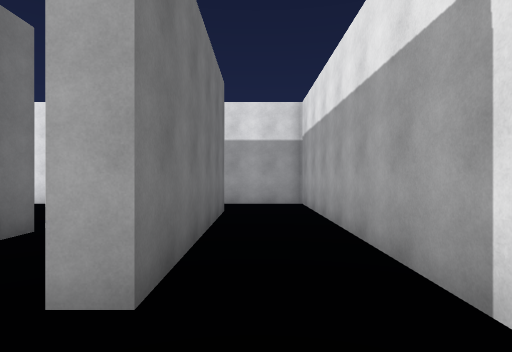
View 1 (above)

24 first-person views from a walk through a Unity game level. The camera is 1.5 m above the floor, looks level and sees 80° across. The floor is counted in squares, 2 m on a side. Each view is taken from the middle of a square. On the plan, view 1 faces up. The plan holds only what a view shows up to about 10 squares ahead; the rest is blank. The player character is not drawn. Some animated figures are not drawn.

View 2
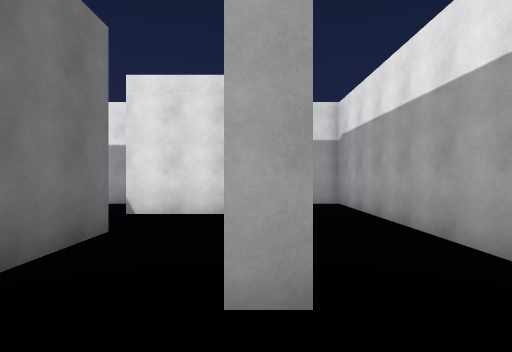

View 3
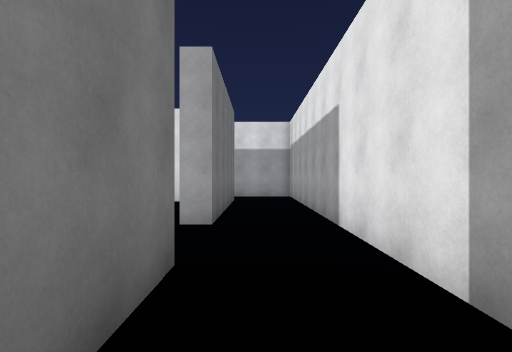

View 4
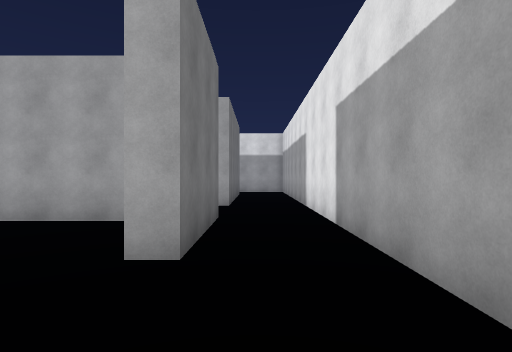

View 5
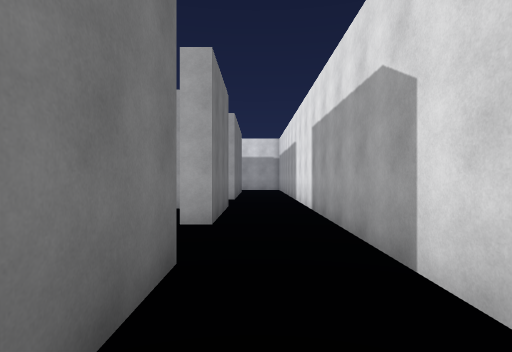

View 6
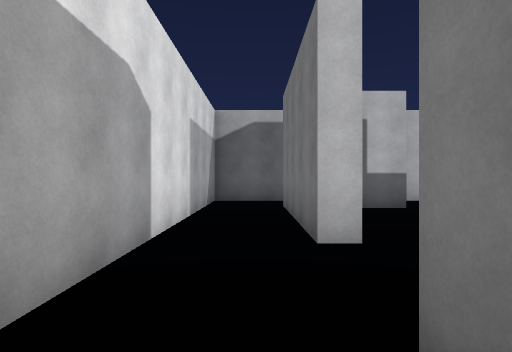

View 7
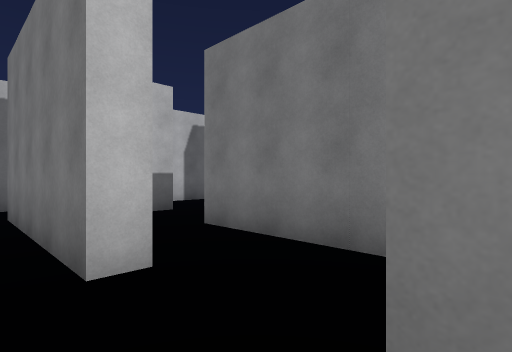

View 8
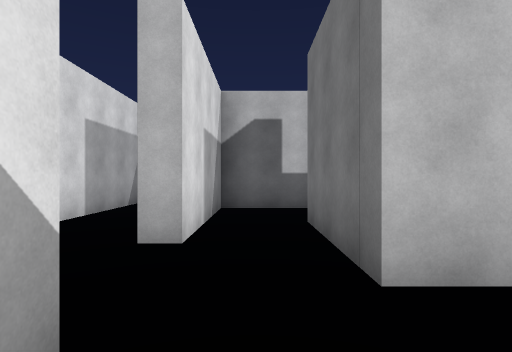

View 9
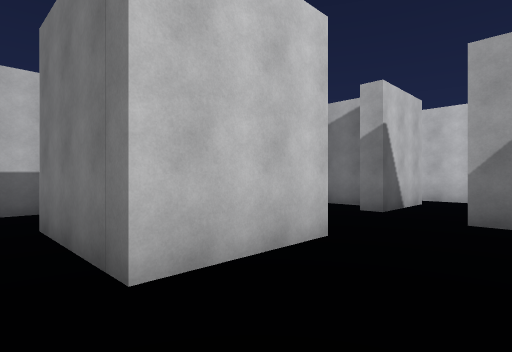

View 10
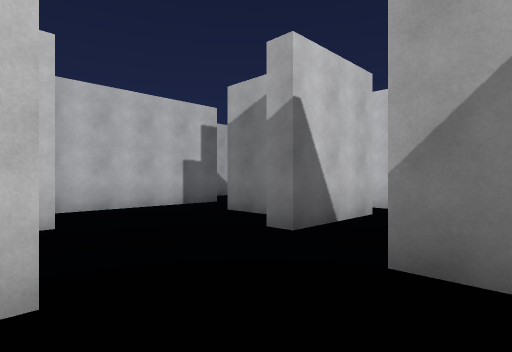

View 11
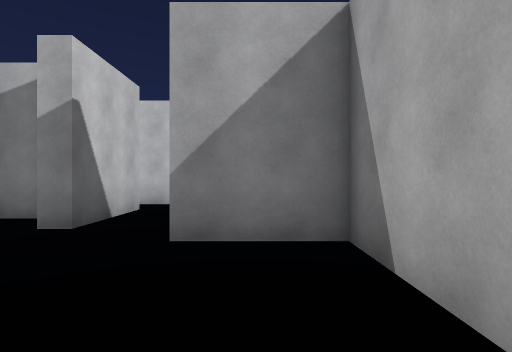

View 12
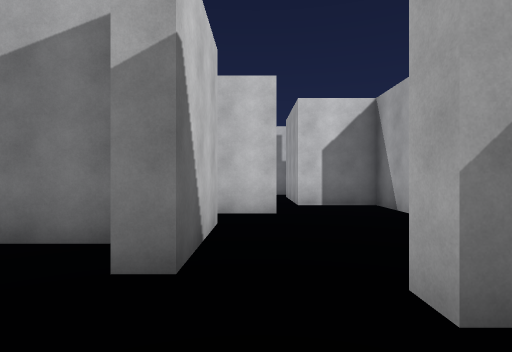

View 13
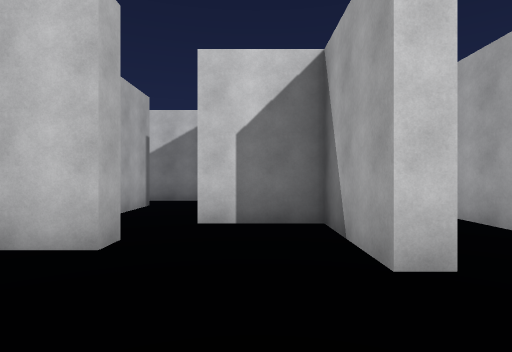

View 14
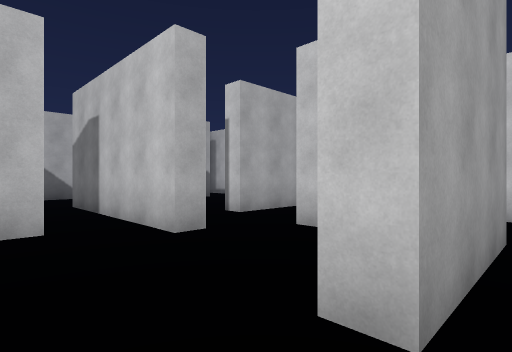

View 15
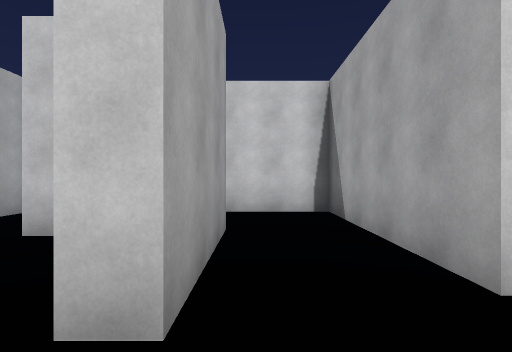

View 16
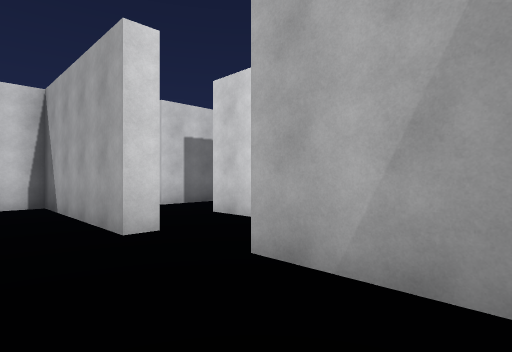

View 17
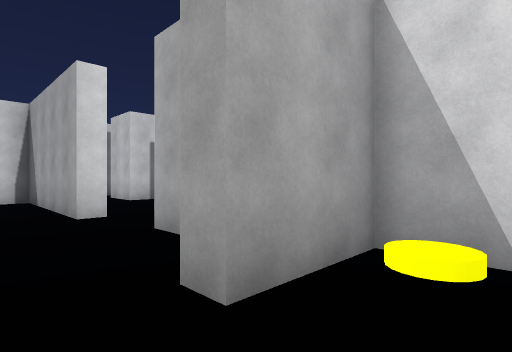

View 18
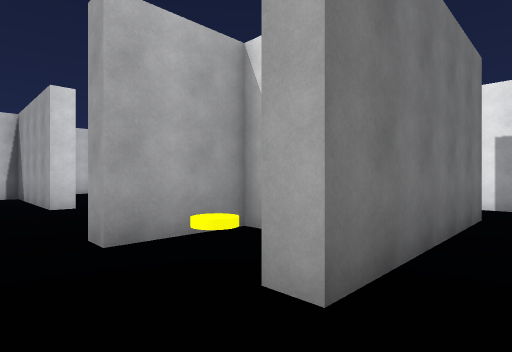

View 19
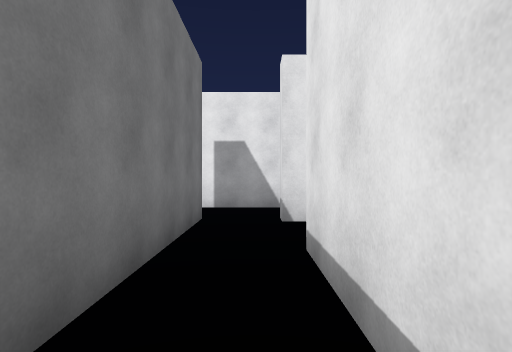

View 20
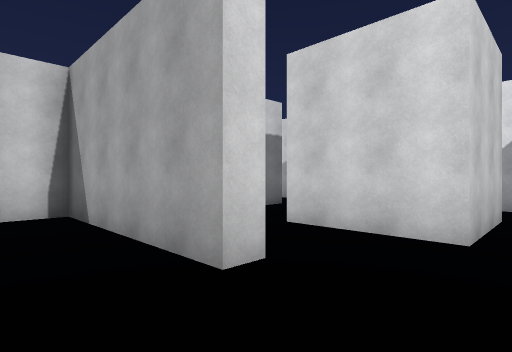

View 21
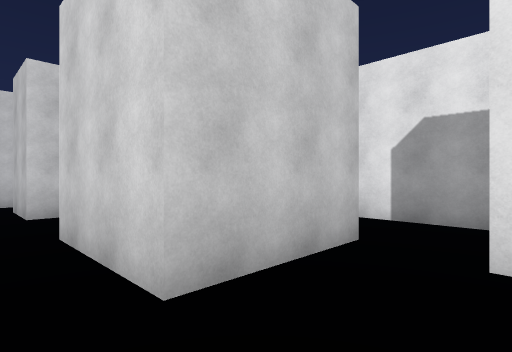

View 22
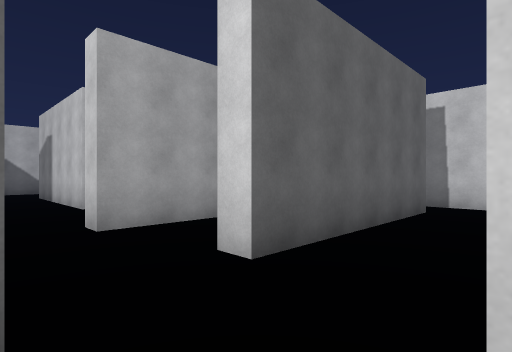

View 23
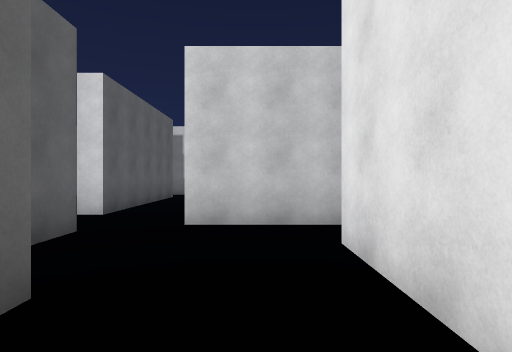

View 24
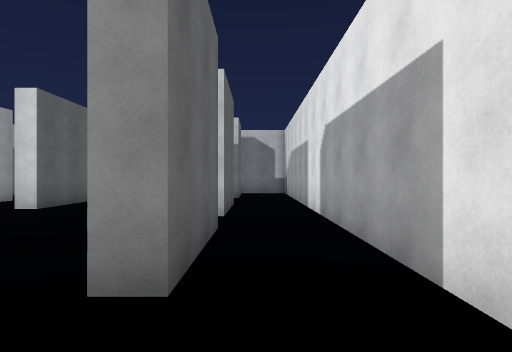

### Floor plan
Points are (right, up) in squares from view 1. A wall is a line through its corners. A room is listed if a view was taken in it or the views show most of it. See-through windows are left out.
Room 1 (views 1, 2, 3, 4, 5, 6, 7, 24)
walls: (-5.9, -11.2) (-4.5, -11.2); (-0.9, -11.2) (1.3, -11.2) (1.3, 8.3) (-0.9, 8.3); (-1.2, -5.4) (-0.7, -5.4) (-0.7, -9.8); (-10.6, -9.2) (-9.6, -9.2); (-12.1, -5) (-12.1, -8.4); (-12.9, -11.2) (-12, -11.2); (-12.6, -3.6) (-12.1, -3.6); (-0.7, -0.4) (-0.7, -3.3) (-1.2, -3.3); (-11.4, -0.9) (-13.8, -0.9) (-13.8, -3) (-16, -3); (-16.9, -4.6) (-14.3, -4.6) (-14.3, -5.2); (-3.5, 6) (-3.5, 6.5); (-4.9, 6.4) (-4.9, 5.4); (-0.7, 6.6) (-0.7, 1.7) (-1.2, 1.7); (-3.4, 8.3) (-5.6, 8.3)
ways out: gap at (-11, -5) to room 2; opening at (-5, 7.5); opening at (-1, 0.5)
Room 2 (views 8, 9, 10, 11, 12, 13, 14, 15, 16, 17, 18, 19, 20)
walls: (-12.1, -3.6) (-12.1, -5); (-7.2, 1.1) (-7.9, 1.1); (-11.9, 2) (-11.9, 1.5) (-16.4, 1.5) (-16.4, -0.6); (-8.1, 2.1) (-10.2, 2.1); (-10.9, -4.6) (-8.3, -4.6) (-8.3, -5.1); (-14.4, -0.4) (-11.4, -0.4) (-11.4, -0.9); (-9.4, -5.5) (-9.4, -7.2); (-5.4, -4.1) (-2.9, -4.1) (-2.9, -5.5); (-6.2, 3.1) (-7.5, 3.1) (-7.5, 1.1); (-3.5, 1.5) (-3.5, 4.1); (-15.4, 3.9) (-17, 3.9); (-16.9, 2) (-15.4, 2); (-4.9, 5.4) (-4.9, 1.5) (-5.5, 1.5); (-1.8, -0.9) (-7.5, -0.9) (-7.5, -3) (-8.1, -3); (-9.6, -9.2) (-6.4, -9.2); (-1.2, -3.3) (-1.2, -2.9); (-18.3, 4.1) (-18.3, 1.6)
ways out: gap at (-11, -5) to room 1; opening at (-3, 5)
objects: yellow disc (-6, 2)
Room 3 (views 21, 22, 23)
walls: (-10.2, 2.6) (-9.2, 2.6); (-10.7, 6.5) (-10.7, 3.9) (-13.2, 3.9); (-6.9, 6.5) (-6.9, 6) (-9.5, 6); (-13.4, 2) (-11.9, 2)
ways out: opening at (-10, 6)

Positions as (right, up) in squares from view 1, and headings:
1: (0, 0), facing up
2: (-1, 0), facing up
3: (0, -3), facing up
4: (0, -6), facing up
5: (0, -8), facing up
6: (0, -2), facing down
7: (0, -3), facing down-left
8: (-2, -2), facing down
9: (-2, -2), facing down-left
10: (-5, -2), facing down-left
11: (-4, -2), facing left
12: (-6, -4), facing left
13: (-9, -2), facing left
14: (-10, 0), facing down-left
15: (-10, 0), facing left
16: (-8, 0), facing up-left
17: (-6, 0), facing up-left
18: (-4, 0), facing up-left
19: (-4, 1), facing up
20: (-10, 0), facing up-left
21: (-9, 3), facing up-left
22: (-10, 4), facing down-left
23: (-6, 5), facing left
24: (-5, 7), facing left
